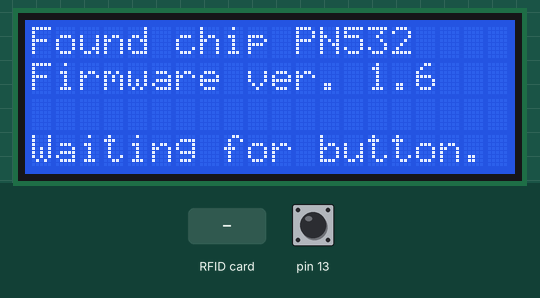
A sketch run on a simulated Arduino Uno, built with avr-gcc and run on an emulated ATmega328P. Shown: 20×4 character LCD. The inputs (shaded band) are chosen by the test bench; at power-on: pin 13 HIGH. What the sketch prints to the serial monitor is not drawn.

Above: at 1.2 s.
1.3 s: pin 13 pulled LOW for 0.15 s
At 2.5 s:
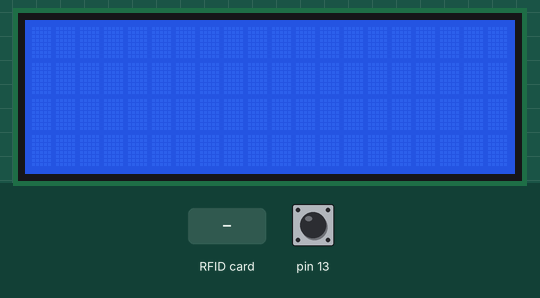
2.9 s: RFID card 5E 7A 19 C4 held to the reader
At 3.9 s:
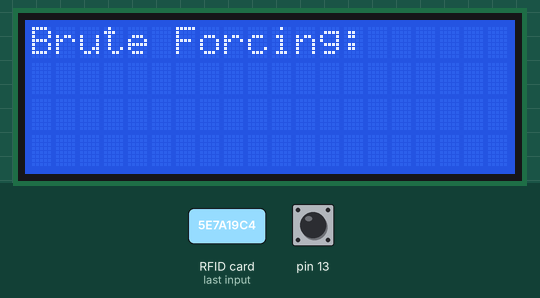
4.4 s: RFID card 5E 7A 19 C4 held to the reader
At 5.2 s:
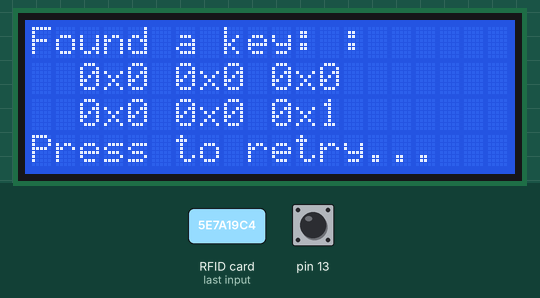
5.9 s: pin 13 pulled LOW for 1 s
At 7.3 s:
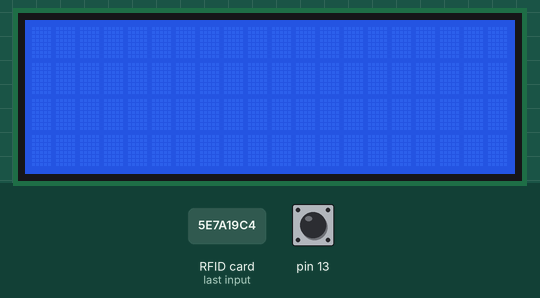
Timing chart, 0 to 8.9 s (numbered marks = the images above; inputs shaded):
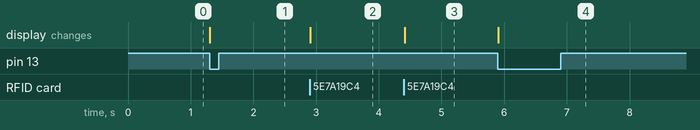

Measured:
- after the input at 1.3 s, the display: changes at once (image 1)
- after the input at 2.9 s, the display: changes at once (image 2)
- after the input at 4.4 s, the display: changes at once (image 3)
- after the input at 5.9 s, the display: changes at once (image 4)

The sketch:

bruteForce.ino
```cpp
#include <Wire.h>
#include <Adafruit_PN532.h>
#include <LiquidCrystal.h>

#define PN532_IRQ   (2)
#define PN532_RESET (3)  // Not connected by default on the NFC Shield

#define HALT() while(1);

const uint8_t defKeyA[6] = { 0xFF, 0xFF, 0xFF, 0xFF, 0xFF, 0xFF };
const uint8_t commonKeys[9][6] = {
          {0XFF, 0XFF, 0XFF, 0XFF, 0XFF, 0XFF},
          {0XD3, 0XF7, 0XD3, 0XF7, 0XD3, 0XF7},
          {0XA0, 0XA1, 0XA2, 0XA3, 0XA4, 0XA5},
          {0XB0, 0XB1, 0XB2, 0XB3, 0XB4, 0XB5},
          {0X4D, 0X3A, 0X99, 0XC3, 0X51, 0XDD},
          {0X1A, 0X98, 0X2C, 0X7E, 0X45, 0X9A},
          {0XAA, 0XBB, 0XCC, 0XDD, 0XEE, 0XFF},
          {0X00, 0X00, 0X00, 0X00, 0X00, 0X00},
          {0XAB, 0XCD, 0XEF, 0X12, 0X34, 0X56},
};

Adafruit_PN532 * nfc;
LiquidCrystal * lcd;


void printKey(uint8_t * key) {
    lcd->setCursor(1, 1);
    for(size_t i = 0; i < 3; i++) {
        lcd->print(" 0x");
        lcd->print(key[i], HEX);
    }
    lcd->setCursor(1, 2);
    for(size_t i = 3; i < 6; i++) {
        lcd->print(" 0x");
        lcd->print(key[i], HEX);
    }
}

void serialKey(uint8_t * key) {
    Serial.print("0x");
    Serial.print(key[0], HEX); Serial.print(" 0x");
    Serial.print(key[1], HEX); Serial.print(" 0x");
    Serial.print(key[2], HEX); Serial.print(" 0x");
    Serial.print(key[3], HEX); Serial.print(" 0x");
    Serial.print(key[4], HEX); Serial.print(" 0x");
    Serial.println(key[5], HEX);
}

int bruteForce(uint8_t * key, size_t i, uint8_t * uid, uint8_t uidLength) {
    if(i ==  0)
        Serial.println("Brute Forcing");

    uint8_t success;
    if( i == 5) {
        key[i] = 1;
        do {
            Serial.print("\tTesting key: ");serialKey(key);
            success = nfc->readPassiveTargetID(PN532_MIFARE_ISO14443A, uid, &uidLength);
            if(!success)
                key[i]++;
        } while (key[i] < 255 && !success);
        return success;
    } else {
        do {
            success = bruteForce(key, i + 1, uid, uidLength);
            if(!success) {
                key[i]++;
            }
        } while (key[i] < 255 && !success);
        Serial.print(success);
        return success;
    }
}


const int rs = 7, en = 8, d4 = 9, d5 = 10, d6 = 11, d7 = 12;

void setup() {
    Serial.begin(115200);
    lcd = new LiquidCrystal(rs, en, d4, d5, d6, d7);
    lcd->begin(20, 4);
    lcd->print("Initializing...");

    pinMode(13, INPUT_PULLUP);

    nfc = new Adafruit_PN532(PN532_IRQ, PN532_RESET);
    nfc->begin();
    uint32_t versiondata = nfc->getFirmwareVersion();
    if (! versiondata) {
        lcd->clear();
        lcd->home();
        lcd->print("Didn't find PN53x board");
        HALT();
    } else {
        // Got ok data, print it out!
        lcd->clear();
        lcd->home();
        lcd->print("Found chip PN5"); lcd->print((versiondata >> 24) & 0xFF, HEX);
        lcd->setCursor(0, 1);
        lcd->print("Firmware ver. "); lcd->print((versiondata >> 16) & 0xFF, DEC);
        lcd->print('.'); lcd->print((versiondata >> 8) & 0xFF, DEC);
        lcd->setCursor(0, 2);
    }

    // configure board to read RFID tags
    nfc->SAMConfig();
    lcd->setCursor(0,3);
    lcd->print("Waiting for button.");
}

void loop() {
    while(digitalRead(13) == HIGH);
    lcd->clear();
    lcd->home();

    // put your main code here, to run repeatedly:
    uint8_t success;
    uint8_t uid[] = { 0, 0, 0, 0, 0, 0, 0 };  // Buffer to store the returned UID
    uint8_t uidLength;                        // Length of the UID (4 or 7 bytes depending on ISO14443A card type)
    success = nfc->readPassiveTargetID(PN532_MIFARE_ISO14443A, uid, &uidLength);

    if (success && uidLength == 4) {
        lcd->print("Trying common");
        lcd->setCursor(0,0);
        uint8_t key[6] = {0, 0, 0, 0, 0, 0};
        for (size_t i = 0; i < 9; i++) {
            memcpy(key, commonKeys[i], 6);
            success = nfc->mifareclassic_AuthenticateBlock(uid, uidLength, 4, 0, key);
            if(success)
                break;
        }
        success = 0;
        if (success) {
            lcd->print("Found a key:   ");
            printKey(key);
        } else {
            key[0] = 0;
            key[1] = 0;
            key[2] = 0;
            key[3] = 0;
            key[4] = 0;
            key[5] = 0;
            lcd->print("Brute Forcing:");
            success = bruteForce(key, 0, uid, uidLength);

            if (success) {
                lcd->home();
                lcd->print("Found a key: ");
                printKey(key);
            } else {
                lcd->home();
                lcd->print("Failed to break");
            }
        }
    } else {
        lcd->print("Error reading tag.");
    }
    lcd->setCursor(0,3);
    lcd->print("Press to retry...");
}
```
